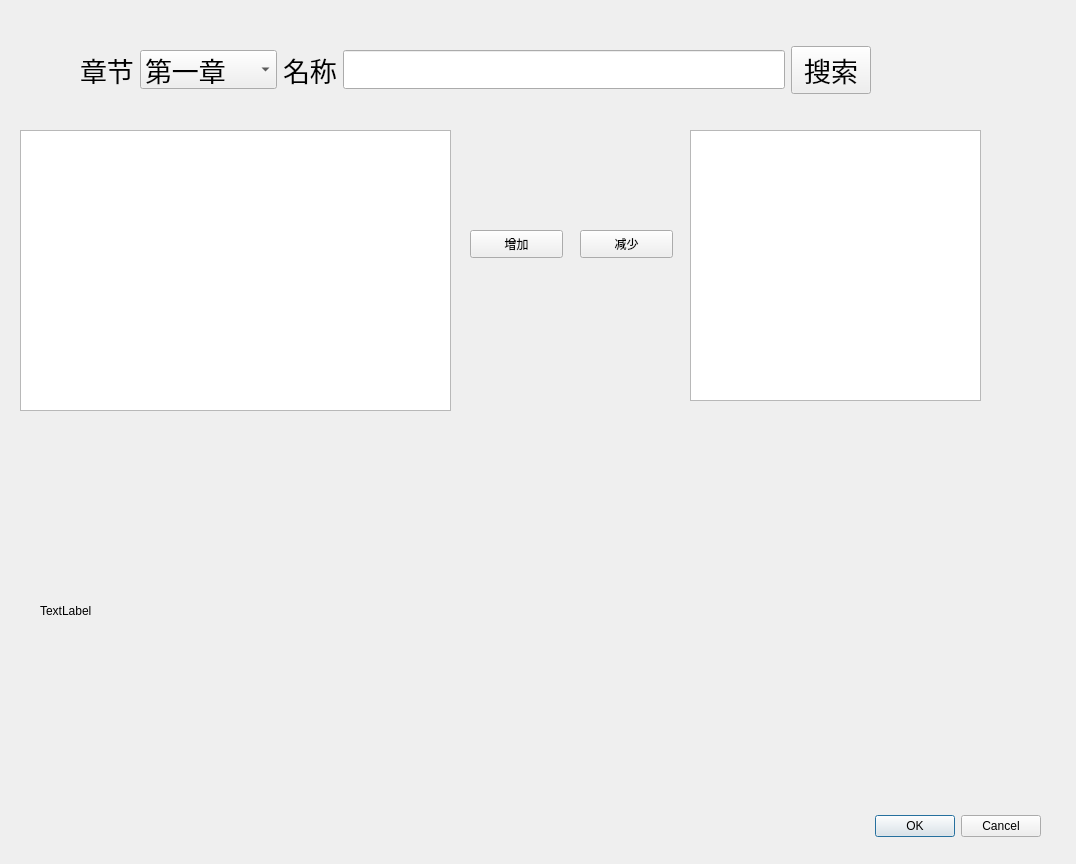
<?xml version="1.0" encoding="UTF-8"?>
<ui version="4.0">
 <class>Dialog</class>
 <widget class="QDialog" name="Dialog">
  <property name="geometry">
   <rect>
    <x>0</x>
    <y>0</y>
    <width>1076</width>
    <height>864</height>
   </rect>
  </property>
  <property name="windowTitle">
   <string>Dialog</string>
  </property>
  <widget class="QDialogButtonBox" name="buttonBox">
   <property name="geometry">
    <rect>
     <x>700</x>
     <y>810</y>
     <width>341</width>
     <height>32</height>
    </rect>
   </property>
   <property name="orientation">
    <enum>Qt::Horizontal</enum>
   </property>
   <property name="standardButtons">
    <set>QDialogButtonBox::Cancel|QDialogButtonBox::Ok</set>
   </property>
  </widget>
  <widget class="QWidget" name="horizontalLayoutWidget">
   <property name="geometry">
    <rect>
     <x>80</x>
     <y>30</y>
     <width>791</width>
     <height>80</height>
    </rect>
   </property>
   <layout class="QHBoxLayout" name="horizontalLayout">
    <item>
     <widget class="QLabel" name="label">
      <property name="font">
       <font>
        <pointsize>20</pointsize>
       </font>
      </property>
      <property name="text">
       <string>章节</string>
      </property>
     </widget>
    </item>
    <item>
     <widget class="QComboBox" name="comboBox">
      <property name="font">
       <font>
        <pointsize>20</pointsize>
       </font>
      </property>
      <item>
       <property name="text">
        <string>第一章</string>
       </property>
      </item>
      <item>
       <property name="text">
        <string>第二章</string>
       </property>
      </item>
      <item>
       <property name="text">
        <string>第三章</string>
       </property>
      </item>
      <item>
       <property name="text">
        <string>第四章</string>
       </property>
      </item>
      <item>
       <property name="text">
        <string>第五章</string>
       </property>
      </item>
      <item>
       <property name="text">
        <string>第六章</string>
       </property>
      </item>
      <item>
       <property name="text">
        <string>第七章</string>
       </property>
      </item>
      <item>
       <property name="text">
        <string>第八章</string>
       </property>
      </item>
      <item>
       <property name="text">
        <string>第九章</string>
       </property>
      </item>
      <item>
       <property name="text">
        <string>第十章</string>
       </property>
      </item>
      <item>
       <property name="text">
        <string>第十一章</string>
       </property>
      </item>
     </widget>
    </item>
    <item>
     <widget class="QLabel" name="label_2">
      <property name="font">
       <font>
        <pointsize>20</pointsize>
       </font>
      </property>
      <property name="text">
       <string>名称</string>
      </property>
     </widget>
    </item>
    <item>
     <widget class="QLineEdit" name="lineEdit">
      <property name="font">
       <font>
        <pointsize>20</pointsize>
       </font>
      </property>
     </widget>
    </item>
    <item>
     <widget class="QPushButton" name="searchButton">
      <property name="font">
       <font>
        <pointsize>20</pointsize>
       </font>
      </property>
      <property name="text">
       <string>搜索</string>
      </property>
     </widget>
    </item>
   </layout>
  </widget>
  <widget class="QListView" name="leftListView">
   <property name="geometry">
    <rect>
     <x>20</x>
     <y>130</y>
     <width>431</width>
     <height>281</height>
    </rect>
   </property>
  </widget>
  <widget class="QPushButton" name="addButton">
   <property name="geometry">
    <rect>
     <x>470</x>
     <y>230</y>
     <width>93</width>
     <height>28</height>
    </rect>
   </property>
   <property name="text">
    <string>增加</string>
   </property>
  </widget>
  <widget class="QPushButton" name="removeButton">
   <property name="geometry">
    <rect>
     <x>580</x>
     <y>230</y>
     <width>93</width>
     <height>28</height>
    </rect>
   </property>
   <property name="text">
    <string>减少</string>
   </property>
  </widget>
  <widget class="QListView" name="rightListView">
   <property name="geometry">
    <rect>
     <x>690</x>
     <y>130</y>
     <width>291</width>
     <height>271</height>
    </rect>
   </property>
  </widget>
  <widget class="QLabel" name="image_lable">
   <property name="geometry">
    <rect>
     <x>40</x>
     <y>450</y>
     <width>921</width>
     <height>321</height>
    </rect>
   </property>
   <property name="text">
    <string>TextLabel</string>
   </property>
  </widget>
 </widget>
 <resources/>
 <connections>
  <connection>
   <sender>buttonBox</sender>
   <signal>accepted()</signal>
   <receiver>Dialog</receiver>
   <slot>accept()</slot>
   <hints>
    <hint type="sourcelabel">
     <x>248</x>
     <y>254</y>
    </hint>
    <hint type="destinationlabel">
     <x>157</x>
     <y>274</y>
    </hint>
   </hints>
  </connection>
  <connection>
   <sender>buttonBox</sender>
   <signal>rejected()</signal>
   <receiver>Dialog</receiver>
   <slot>reject()</slot>
   <hints>
    <hint type="sourcelabel">
     <x>316</x>
     <y>260</y>
    </hint>
    <hint type="destinationlabel">
     <x>286</x>
     <y>274</y>
    </hint>
   </hints>
  </connection>
 </connections>
</ui>
